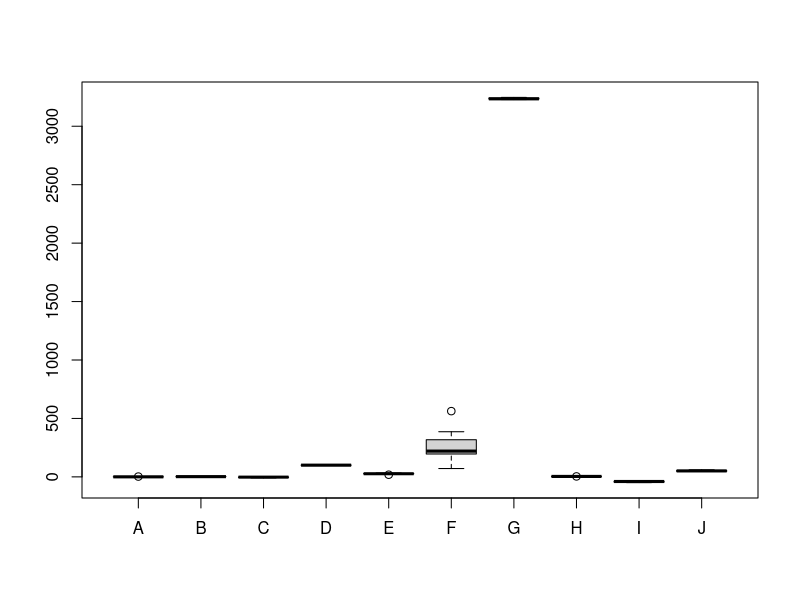

The R source for this figure: (Note: this script raises an error after producing the figure.)
# 1
x_rand_A <- rnorm(10)

# 2
x_rand_B <- rnorm(10, 2, 0.1)
x_rand_C <- rnorm(10, -3, 2)
x_rand_D <- rnorm(10, 100, 1)
x_rand_E <- rnorm(10, 25, 3)
x_rand_F <- rnorm(10, 222, 122)
x_rand_G <- rnorm(10, 3234, 9)
x_rand_H <- rnorm(10, 4, 0.01)
x_rand_I <- rnorm(10, -39, 4)
x_rand_J <- rnorm(10, 50, 5)

# 3
sorted_x_rand_A <- sort(x_rand_A)
sorted_x_rand_A

positive_x_rand_A <- sorted_x_rand_A[sorted_x_rand_A > 0]
positive_x_rand_A

# 4
plant_heights <- data.frame(A = x_rand_A, B = x_rand_B, C = x_rand_C, D = x_rand_D, E = x_rand_E, F = x_rand_F, G = x_rand_G, H = x_rand_H, I = x_rand_I, J = x_rand_J)

# 5
boxplot(plant_heights)

# 6
Map(function(x) x + pi, x_rand_A)

# 7a
for (col_name in names(plant_heights)) {
  var_name <- paste0("for_sum_", col_name)
  assign(var_name, sum(plant_heights[col_name]))
}

for_sum_A

# 7b
vector_of_sums <- lapply(plant_heights, sum)

unlisted_vector_of_sums <- unlist(vector_of_sums)

for (entry in seq_along(unlisted_vector_of_sums)) {
  var_name <- paste0("lapply_sum_", names(unlisted_vector_of_sums)[entry])
  assign(var_name, unname(unlisted_vector_of_sums[entry]))
}

# 7c
vec_of_sums <- apply(plant_heights, 2, sum)

for (entry in seq_along(vec_of_sums)) {
  var_name <- paste0("apply_sum_", names(vec_of_sums)[entry])
  assign(var_name, unname(vec_of_sums[entry]))
}

# 8
mean_all_values <- mean(as.vector(as.matrix(plant_heights)))
sd_all_values <- sd(as.vector(as.matrix(plant_heights)))

Filter(plant_heights > mean_all_values + 2 * sd_all_values, plant_heights)

outlier_function <- function(i) {
  Filter(function(x) (x > mean_all_values + 2 * sd_all_values | x < mean_all_values - 2 * sd_all_values), plant_heights[[i]])
}

for (col_name in names(plant_heights)) {
  print(paste("outliers in ", col_name, ":"))
  if (length(outlier_function(col_name)) == 0) {
    print("none")
  } else {
    print(outlier_function(col_name))
  }
}
